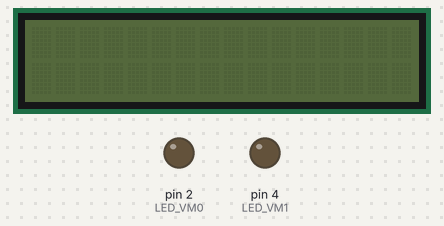
This sketch was run on a simulated Arduino Uno, built with avr-gcc and run on an emulated ATmega328P. Shown: 16×2 character LCD, output pins drawn as LEDs (lit = HIGH).

Above: at 0.1 s.
At 5.1 s:
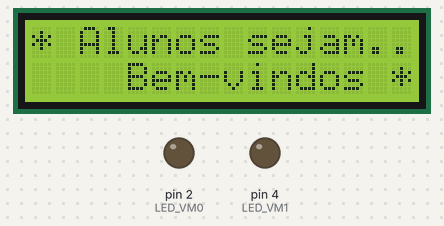
At 6.6 s:
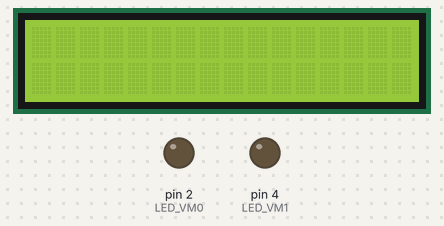
At 10.2 s:
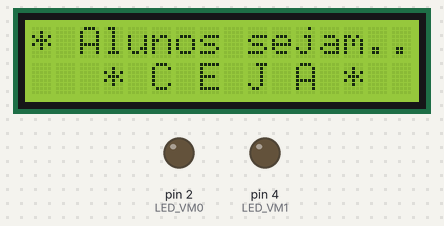
At 15.3 s:
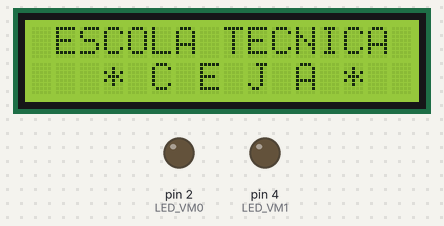
At 20.3 s:
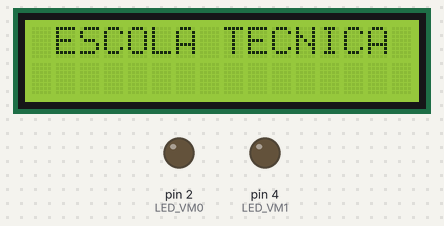

The sketch:

65bb973d7cfd717b9f1346cdb3c81278.ino
```cpp
//*****************************************************
// GERADOR de MENSAGENS com Display 2x16              *
// By S.Brandao                                       *
// 14/11/2013 - 3742 bytes                            *
// Esta experiencia usa o DISPLAY de CARACTERES       *
//*****************************************************


#include <LiquidCrystal.h>

// LiquidCrystal display with:
// rs on pin 6
// rw on pin 7
// enable on pin 8
// d4, d5, d6, d7 on pins 9, 10, 11, 12
LiquidCrystal lcd(6, 7, 8, 9, 10, 11, 12);
int brightness = 255;

// Decodificador do MUX.******************
  int LED_VM0 = 2;
  int LED_VM1 = 4;
//****************************************

void setup()
{
 // Decodificador do MUX.**********************************************
  pinMode(LED_VM0,OUTPUT);  // Pino_2 - Decodificador do Conjunto bit_0
  pinMode(LED_VM1,OUTPUT);  // Pino_4 - Decodificador do Conjunto bit_1
  // Habilita MUX - 02 - Display 7 Segmentos
  digitalWrite(LED_VM0, LOW);   // LED VM0
  digitalWrite(LED_VM1, LOW);   // LED VM1
 //********************************************************************
 Serial.begin(9600);

}

void loop()
{
  // Print a message to the LCD.
  lcd.clear();
  delay(500);
  lcd.begin (16, 2); // Define o tamanho do DISPLAY
  lcd.print(" ESCOLA TECNICA ");
  delay(1500);
  lcd.setCursor(3,1); // Escreve na linha 2-coluna 4
  lcd.print("* C E J A *");
 brightness = 100;
  delay(1500);
  lcd.setCursor(0,0); // Escreve na linha 3
  lcd.print("* Alunos sejam..");
  delay(1500);
  lcd.setCursor(2,1); // Escreve na linha 4 - coluna 3
  lcd.print("  Bem-vindos *");
  delay(1500);
}
```

Measured:
- by itself, everything shown: repeats every 19.7 s, in 15 steps
- what the display in image 1 shows lasts 1.5 s, from 5.1 s to 6.6 s
- what the display in image 2 shows lasts 0.5 s, from 6.6 s to 7.1 s
